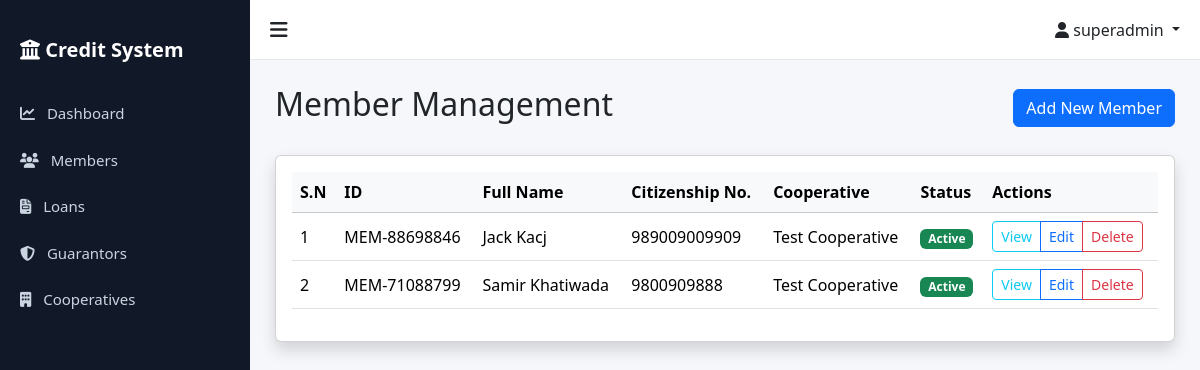
Page /members/ (signed in) on the earlier database version.
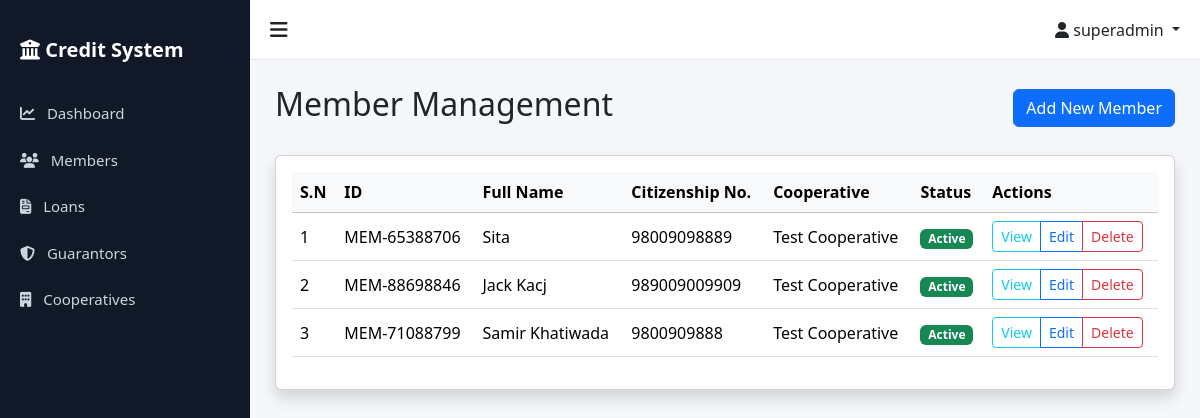
Same page on the later database version.
### accounts/models.py (models this page shows, shortened)
class User(AbstractUser):
    ROLE_CHOICES = (
        ('superadmin', 'Super Admin'),
        ('admin', 'Admin'),
        ('staff', 'Staff'),
    )
    role = models.CharField(max_length=20, choices=ROLE_CHOICES, default='staff')
    cooperative = models.ForeignKey(
        'cooperatives.Cooperative',
        on_delete=models.SET_NULL,
        null=True,
        blank=True,
        related_name='users',
        help_text="Null for Super Admin users"
    )
    class Meta:
        ordering = ['-date_joined']
        indexes = [
            models.Index(fields=['role']),
            models.Index(fields=['cooperative']),
        ]
    def is_superadmin(self):
        return self.role == 'superadmin'
    def is_admin(self):
        return self.role == 'admin'
    def is_staff_user(self):
        return self.role == 'staff'

### members/models.py (models this page shows, shortened)
class Member(models.Model):
    full_name = models.CharField(max_length=255)
    citizenship_number = models.CharField(max_length=50, unique=True)
    unique_system_id = models.CharField(max_length=20, unique=True, editable=False)
    address = models.TextField()
    phone = models.CharField(max_length=20)
    blacklist_status = models.BooleanField(default=False)
    cooperative = models.ForeignKey(
        'cooperatives.Cooperative',
        on_delete=models.CASCADE,
        related_name='members'
    )
    created_at = models.DateTimeField(auto_now_add=True)
    updated_at = models.DateTimeField(auto_now=True)
    class Meta:
        ordering = ['-created_at']
        indexes = [
            models.Index(fields=['citizenship_number']),
            models.Index(fields=['unique_system_id']),
            models.Index(fields=['blacklist_status']),
        ]

### cooperatives/models.py (models this page shows, shortened)
class Cooperative(models.Model):
    STATUS_CHOICES = (
        ('active', 'Active'),
        ('inactive', 'Inactive'),
    )
    name = models.CharField(max_length=255)
    code = models.CharField(max_length=50, unique=True)
    address = models.TextField()
    contact = models.CharField(max_length=255)  # Can contain phone/email
    status = models.CharField(max_length=20, choices=STATUS_CHOICES, default='active')
    created_at = models.DateTimeField(auto_now_add=True)
    updated_at = models.DateTimeField(auto_now=True)
    class Meta:
        ordering = ['-created_at']
        verbose_name_plural = 'Cooperatives'

### members/views.py (the view)
# urls.py: path('', views.MemberListView.as_view(), name='member_list'),
class MemberListView(StaffOrAdminMixin, CooperativeAccessMixin, ListView):
    model = Member
    template_name = 'members/member_list.html'
    context_object_name = 'members'
    paginate_by = 10

### accounts/permissions.py (called while the page is built, shortened)
    def test_func(self):
        return self.request.user.is_authenticated and (
            self.request.user.is_staff_user() or
            self.request.user.is_admin() or
            self.request.user.is_superadmin()
        )

    def get_queryset(self):
        queryset = super().get_queryset()
        if self.request.user.is_superadmin():
            return queryset

    def get_context_data(self, **kwargs):
        context = super().get_context_data(**kwargs)
        if not self.request.user.is_superadmin() and self.request.user.cooperative:
            context['user_cooperative'] = self.request.user.cooperative
        return context

### templates/members/member_list.html (shortened to what this page needs)
{% extends 'base.html' %}
{% block content %}
<div class="d-flex justify-content-between align-items-center mb-4">
    <h2>Member Management</h2>
    <a href="{% url 'members:member_add' %}" class="btn btn-primary">Add New Member</a>
</div>
<div class="card shadow">
    <div class="card-body">
        <div class="table-responsive">
            <table class="table table-hover align-middle">
                <thead class="table-light">
                    <tr>
                        <th>S.N</th>
                        <th>ID</th>
                        <th>Full Name</th>
                        <th>Citizenship No.</th>
                        <th>Cooperative</th>
                        <th>Status</th>
                        <th>Actions</th>
                    </tr>
                </thead>
                <tbody>
                    {% for member in members %}
                    <tr>
                        <td>{{ forloop.counter }}</td>
                        <td>{{ member.unique_system_id }}</td>
                        <td>{{ member.full_name }}</td>
                        <td>{{ member.citizenship_number }}</td>
                        <td>{{ member.cooperative.name }}</td>
                        <td>
                            {% if member.blacklist_status %}
                            <span class="badge bg-danger">Blacklisted</span>
                            {% else %}
                            <span class="badge bg-success">Active</span>
                            {% endif %}
                        </td>
                        <td>
                            <div class="btn-group btn-group-sm">
                                <a href="{% url 'members:member_detail' member.pk %}" class="btn btn-outline-info">View</a>
                                <a href="{% url 'members:member_edit' member.pk %}" class="btn btn-outline-primary">Edit</a>
                                {% if user.is_superadmin or user.is_admin %}
                                <a href="{% url 'members:member_delete' member.pk %}" class="btn btn-outline-danger">Delete</a>
                                {% endif %}
                            </div>
                        </td>
                    </tr>
                    {% empty %}
                    <tr>
                        <td colspan="7" class="text-center py-4">No members found.</td>
                    </tr>
                    {% endfor %}
                </tbody>
            </table>
        </div>
    </div>
</div>
{% endblock %}

### templates/base.html (shortened to what this page needs)
{% load static %}
<!DOCTYPE html>
<html lang="en">
<head>
    <link href="https://cdn.jsdelivr.net/npm/bootstrap@5.3.2/dist/css/bootstrap.min.css" rel="stylesheet">
    <link rel="stylesheet" href="https://cdnjs.cloudflare.com/ajax/libs/font-awesome/6.5.0/css/all.min.css">
</head>
<body>
    {% if user.is_authenticated %}
    <div id="sidebar" class="sidebar">
        <div class="sidebar-brand">
            <i class="fa-solid fa-building-columns"></i> Credit System
        </div>
        <a href="{% url 'accounts:dashboard' %}">
            <i class="fa-solid fa-chart-line me-2"></i> Dashboard
        </a>
        <a href="{% url 'members:member_list' %}">
            <i class="fa-solid fa-users me-2"></i> Members
        </a>
        <a href="{% url 'loans:loan_list' %}">
            <i class="fa-solid fa-file-invoice me-2"></i> Loans
        </a>
        <a href="{% url 'loans:guarantor_list' %}">
            <i class="fa-solid fa-shield-halved me-2"></i> Guarantors
        </a>
        {% if user.is_superadmin %} <a href="{% url 'cooperatives:list' %}"> <i class="fa-solid fa-building me-2"></i>
            Cooperatives </a>
        {% elif user.cooperative %} <a href="{% url 'cooperatives:detail' user.cooperative.pk %}"> <i
                class="fa-solid fa-handshake me-2"></i> My Cooperative </a>
        {% endif %}
    </div>
    {% endif %}
    <div id="mainContent" class="{% if user.is_authenticated %}main-content{% else %}container-fluid{% endif %}">
        {% if user.is_authenticated %}
        <div class="topbar">
            <div class="toggle-btn" onclick="toggleSidebar()">
                <i class="fa-solid fa-bars"></i>
            </div>
            <div>
                <div class="dropdown">
                    <a class="dropdown-toggle text-dark text-decoration-none" href="#" role="button"
                        data-bs-toggle="dropdown">
                        <i class="fa-solid fa-user"></i>
                        {{ user.username }}
                    </a>
                </div>
            </div>
        </div>
        {% endif %}
        <div class="page-content">
            {% block content %}
            {% endblock %}
        </div>
    </div>
</body>
</html>

### templates/base.html (style rules this page uses)
body { overflow-x: hidden; background: #f5f7fb; }
.sidebar { height: 100vh; width: 250px; position: fixed; top: 0; left: 0; background: #111827; padding-top: 20px; transition: all 0.3s; }
.sidebar a { color: #cbd5e1; padding: 12px 20px; display: block; text-decoration: none; font-size: 15px; }
.sidebar-brand { color: #fff; font-size: 20px; font-weight: 600; padding: 15px 20px; margin-bottom: 10px; }
.main-content { margin-left: 250px; transition: all 0.3s; }
.topbar { height: 60px; background: #fff; border-bottom: 1px solid #e5e7eb; display: flex; align-items: center; justify-content: space-between; padding: 0 20px; }
.toggle-btn { font-size: 20px; cursor: pointer; }
.page-content { padding: 25px; }

Differences in the rows shown:
added Member: unique_system_id "MEM-65388706", full_name "Sita", citizenship_number "98009098889", cooperative.name "Test Cooperative", blacklist_status "Active"
